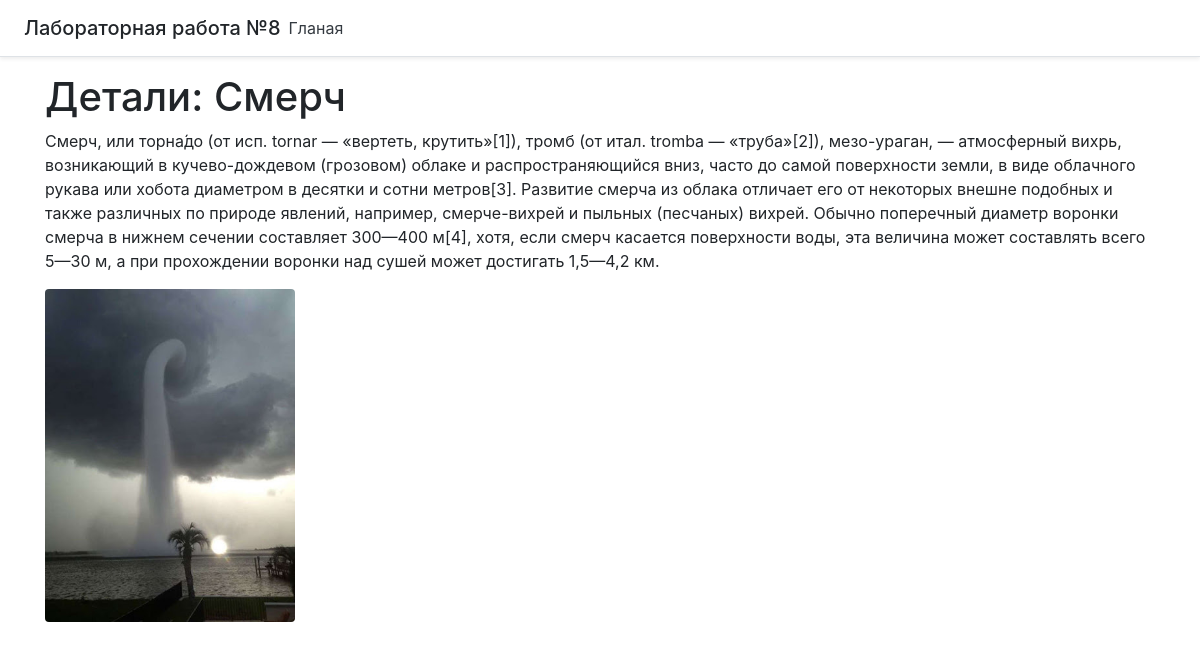
Page /4/ on the committed database.
### main/models.py (models this page shows, shortened)
class Phenomenon(models.Model):
    name = models.CharField(max_length=30)

class Description(models.Model):
    phen_id = models.ForeignKey(Phenomenon, on_delete=models.CASCADE)
    description = models.CharField(max_length=1500)

### main/views.py (the view)
# urls.py: path('<int:phen_id>/', views.details, name='details'),
def details(request, phen_id):
    phen_list = Phenomenon.objects.all()
    for i in phen_list:
        if i.id == phen_id:
            phen = i
    description = get_object_or_404(Description, pk=phen_id)
    return render(request, 'main/details.html', {'pnen': phen, 'description': description})

### main/templates/main/details.html (shortened to what this page needs)
{% extends 'main/base.html'%}
{% block content %}
    <h1>Детали: {{ pnen.name }}</h1>
    <p class="card-text">{{ description.description }}</p>
    {% if pnen.id == 4 %}
        <img style="max-width: 250px; height: auto" src="static/main/images/4.jpg" alt="The Wolf of Wall Street" class="rounded img-fluid">
    {% endif %}
{% endblock %}

### rows in the picture
Phenomenon: name "Смерч"
Description: description "Смерч, или торна́до (от исп. tornar — «вертеть, крутить»[1]), тромб (от итал. tromba — «труба»[2]), мезо-ураган, — атмосферный вихрь, возникающий в кучево-дождевом (грозовом) облаке и распространяющийся вниз, часто до самой поверхности земли, в виде облачного рукава или хобота диаметром в десятки и сотни метров[3]. Развитие смерча из облака отличает его от некоторых внешне подобных и также различных по природе явлений, например, смерче-вихрей и пыльных (песчаных) вихрей. Обычно поперечный диаметр воронки смерча в нижнем сечении составляет 300—400 м[4], хотя, если смерч касается поверхности воды, эта величина может составлять всего 5—30 м, а при прохождении воронки над сушей может достигать…"
